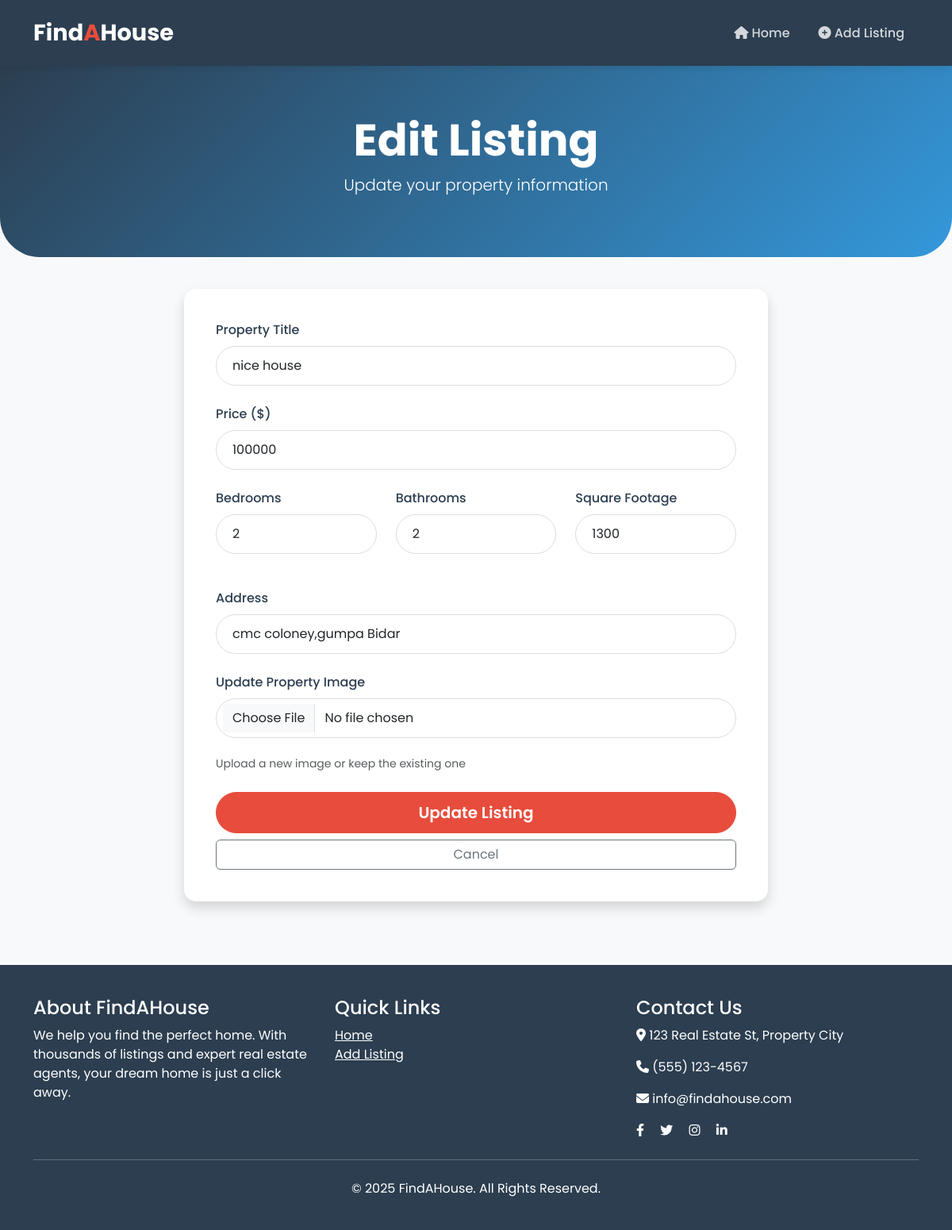
The app's page /listings/1/edit/ with its own data.
### listings/models.py (models this page shows, shortened)
class Listing(models.Model):
    title = models.CharField(max_length=100)
    price = models.IntegerField()
    num_bedrooms = models.IntegerField()
    num_bathrooms = models.IntegerField()
    square_footage = models.IntegerField()
    address = models.CharField(max_length=100)
    image = models.ImageField(upload_to='media/listings/', blank=True, null=True)  # Add ImageField

### listings/views.py (the view)
# urls.py: path('listings/<int:pk>/edit/', listing_update, name='listing_update'),
def listing_update(request, pk):
    listing = get_object_or_404(Listing, pk=pk)
    if request.method == 'POST':
        form = ListingForm(request.POST, instance=listing)
        if form.is_valid():
            form.save()
            return redirect('listing_retreve', pk=listing.pk)
    else:
        form = ListingForm(instance=listing)
    return render(request, 'listing_edit.html', {'form': form, 'listing': listing})

### listings/forms.py (shortened to what this page needs)
class ListingForm(forms.ModelForm):
    class Meta:
        model = Listing
        fields = [
            'title',
            'price',
            'num_bedrooms',
            'num_bathrooms',
            'square_footage',
            'address',
            'image',  # Add image field here
        ]

### templates/listing_edit.html (shortened to what this page needs)
{% extends 'base.html' %}
{% load widget_tweaks %}
{% block content %}
    <div class="page-header">
        <div class="container">
            <div class="row">
                <div class="col-12 text-center">
                    <h1 class="display-4 fw-bold">Edit Listing</h1>
                    <p class="lead">Update your property information</p>
                </div>
            </div>
        </div>
    </div>
    <div class="container">
        <div class="row justify-content-center">
            <div class="col-lg-8">
                <div class="card shadow p-4">
                    <div class="card-body">
                        <form method="post" enctype="multipart/form-data">
                            <div class="mb-4">
                                <label for="id_title" class="form-label">Property Title</label>
                                {{ form.title|add_class:"form-control" }}
                            </div>
                            <div class="mb-4">
                                <label for="id_price" class="form-label">Price ($)</label>
                                {{ form.price|add_class:"form-control" }}
                            </div>
                            <div class="row">
                                <div class="col-md-4 mb-4">
                                    <label for="id_num_bedrooms" class="form-label">Bedrooms</label>
                                    {{ form.num_bedrooms|add_class:"form-control" }}
                                </div>
                                <div class="col-md-4 mb-4">
                                    <label for="id_num_bathrooms" class="form-label">Bathrooms</label>
                                    {{ form.num_bathrooms|add_class:"form-control" }}
                                </div>
                                <div class="col-md-4 mb-4">
                                    <label for="id_square_footage" class="form-label">Square Footage</label>
                                    {{ form.square_footage|add_class:"form-control" }}
                                </div>
                            </div>
                            <div class="mb-4">
                                <label for="id_address" class="form-label">Address</label>
                                {{ form.address|add_class:"form-control" }}
                            </div>
                            {% if form.image %}
                            <div class="mb-4">
                                <label for="id_image" class="form-label">Update Property Image</label>
                                <div class="input-group">
                                    {{ form.image|add_class:"form-control" }}
                                </div>
                                <small class="text-muted">Upload a new image or keep the existing one</small>
                            </div>
                            {% endif %}
                            <div class="d-grid gap-2">
                                <button type="submit" class="btn btn-warning btn-lg">Update Listing</button>
                                <a href="{% url 'listing_retreve' listing.pk %}" class="btn btn-outline-secondary">Cancel</a>
                            </div>
                        </form>
                    </div>
                </div>
            </div>
        </div>
    </div>
{% endblock %}

### templates/base.html (style rules this page uses)
:root { --primary-color: #2c3e50; --secondary-color: #3498db; --accent-color: #e74c3c; --light-color: #ecf0f1; --dark-color: #2c3e50; }
body { font-family: 'Poppins', sans-serif; background-color: #f8f9fa; color: var(--dark-color); }
.btn-warning { background-color: var(--accent-color); border-color: var(--accent-color); color: white; padding: 10px 20px; border-radius: 30px; font-weight: 600; transition: all 0.3s; }
.page-header { background: linear-gradient(135deg, var(--primary-color), var(--secondary-color)); color: white; padding: 60px 0; margin-bottom: 40px; border-radius: 0 0 50px 50px; }
.card { border: none; border-radius: 15px; overflow: hidden; box-shadow: 0 8px 20px rgba(0, 0, 0, 0.1); transition: all 0.3s; height: 100%; }
.form-control { border-radius: 30px; padding: 12px 20px; border: 1px solid #ddd; margin-bottom: 20px; }
label { font-weight: 500; margin-bottom: 8px; color: var(--primary-color); }

### records on screen
Listing: title "nice house", price "100000", num_bedrooms "2", num_bathrooms "2", square_footage "1300", address "cmc coloney,gumpa Bidar"
